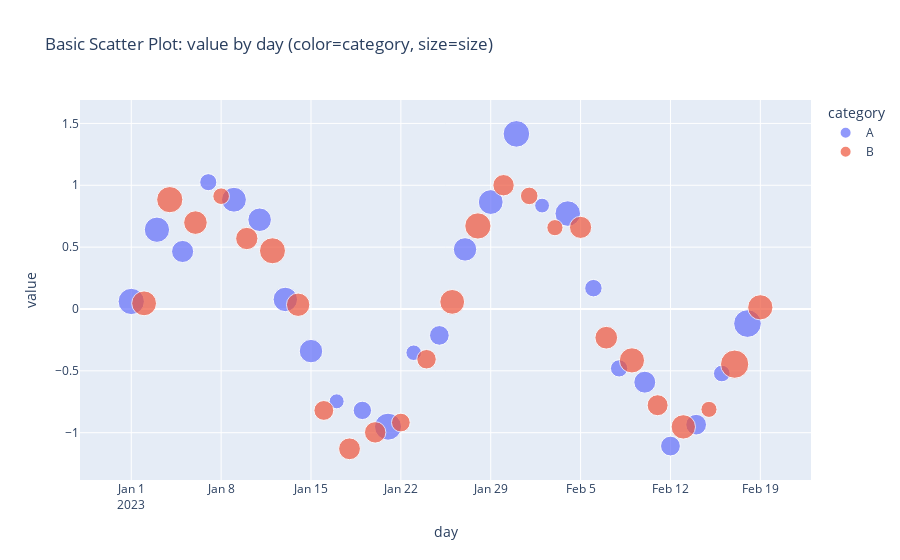

Source (notebook cell):
### Markdown cell above
Create a scatter plot colored by category and sized by the "size" column. Save it to HTML for interactive exploration (hover to see details).

### Code cell
px.scatter(
    df,
    x="day",
    y="value",
    color="category",
    size="size",
    title="Basic Scatter Plot: value by day (color=category, size=size)"
)
